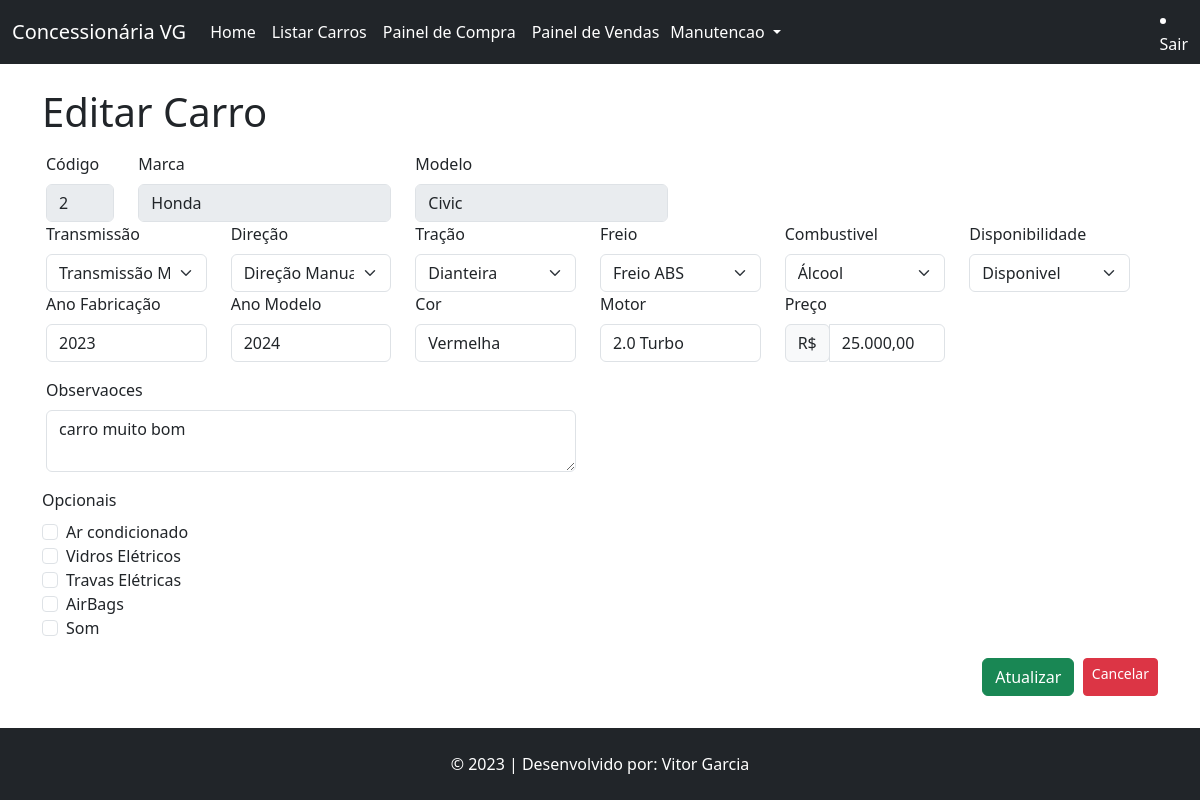
Page /carro/edicao/2 (signed in) on the earlier database version.
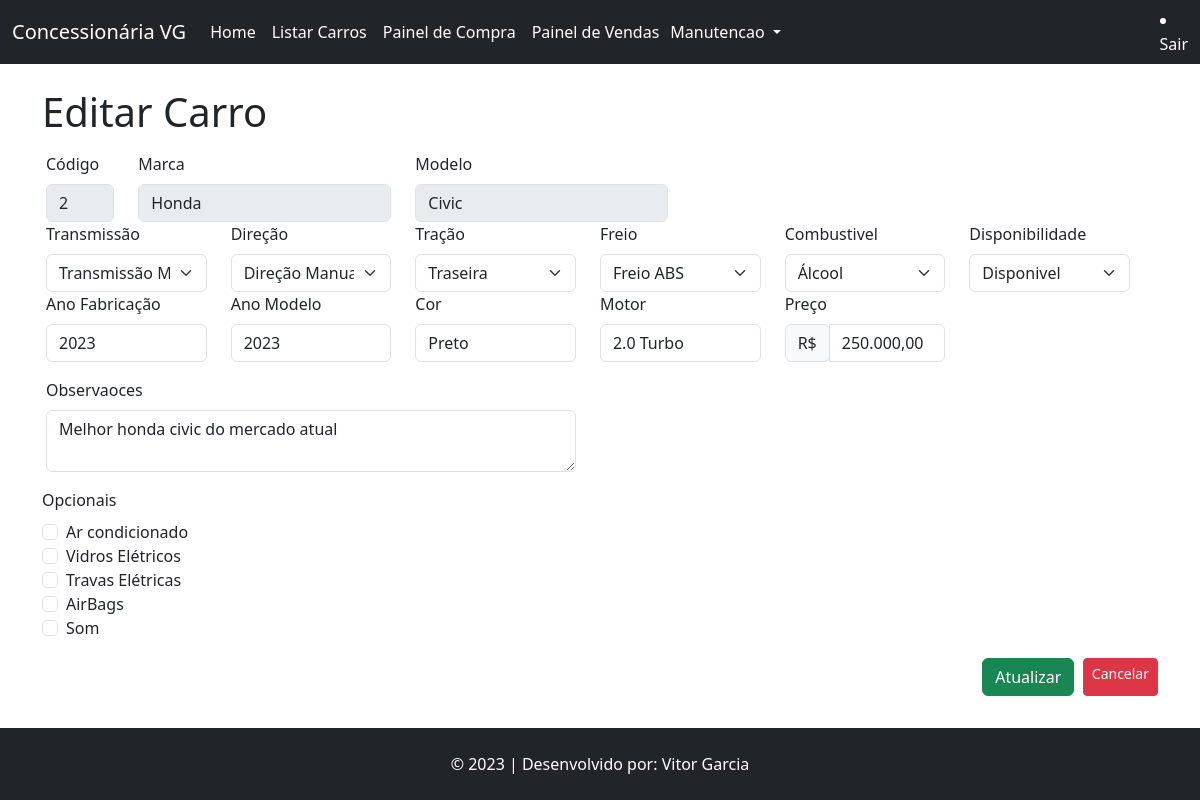
Same page on the later database version.
### tables this page shows
CREATE TABLE `marca` (
  `id` int(11) NOT NULL,
  `nome` varchar(100) NOT NULL
);

CREATE TABLE `modelo` (
  `id` int(11) NOT NULL,
  `nome` varchar(100) NOT NULL,
  `id_marca` int(11) NOT NULL
);

CREATE TABLE `carro` (
  `id` int(11) NOT NULL,
  `id_modelo` int(11) NOT NULL,
  `ano_fabricacao` year(4) NOT NULL,
  `cor` varchar(50) NOT NULL,
  `preco` decimal(10,2) NOT NULL,
  `quilometragem` int(11) NOT NULL,
  `modelo_direcao` varchar(50) NOT NULL,
  `modelo_transmissao` varchar(50) NOT NULL,
  `placa` varchar(12) NOT NULL,
  `observacoes` varchar(255) NOT NULL,
  `disponibilidade` varchar(50) NOT NULL,
  `tipo_freio` varchar(15) NOT NULL,
  `motor` varchar(15) NOT NULL,
  `tipo_combustivel` varchar(15) NOT NULL,
  `tipo_tracao` varchar(15) NOT NULL,
  `ano_modelo` year(4) NOT NULL
);

### App/Controllers/Controller.php (called while the page is built, shortened)
<?php
abstract class Controller
{
    private $viewVar;
    public function render($view)
    {
        $viewVar = $this->getViewVar();
        require_once PATH . '/App/Views/layouts/cabecalho.php';
        require_once PATH . '/App/Views/' . $view . '.php';
        require_once PATH . '/App/Views/layouts/rodape.php';
    }
    public function getViewVar()
    {
        return $this->viewVar;
    }
    public function setViewParam($varName, $varValue)
    {
        if ($varName != "" && $varValue != "") {
            $this->viewVar[$varName] = $varValue;
        }
    }
}

### App/Controllers/CarroController.php (called while the page is built, shortened)
<?php
class CarroController extends Controller
{
    public function edicao($params){
        $idCarro = $params[0];
        $carroDAO = new CarroDAO();
        $carro = $carroDAO->listar($idCarro);
        $this->render('/carro/editar');
    }
}

### index.php (called while the page is built, shortened)
<?php
try {
    $app = new App();
    $app->run();
}catch (\Exception $e){
    $oError = new Erro($e);
    $oError->render();
}

### App/Models/DAO/BaseDAO.php (called while the page is built, shortened)
<?php
abstract class BaseDAO
{
    private $conexao;
    public function __construct()
    {
        $this->conexao = Conexao::getConnection();
    }
    public function select($sql)
    {
        if (!empty($sql)) {
            return $this->conexao->query($sql);
        }
    }
}

### App/Lib/Conexao.php (called while the page is built, shortened)
<?php
class Conexao
{
    private static $connection;
    public static function getConnection()
    {
        $pdoConfig = DB_DRIVER . ":" . "host=" . DB_HOST . ";";
        $pdoConfig .= "dbname=" . DB_NAME . ";";
        try {
            if (!isset(self::$connection)) {
                self::$connection = new PDO($pdoConfig, DB_USER, DB_PASSWORD);
                self::$connection->setAttribute(PDO::ATTR_ERRMODE, PDO::ERRMODE_EXCEPTION);
            }
            return self::$connection;
        } catch (PDOException $e) {
            throw new Exception("Erro de conexão com o banco de dados", 500);
        }
    }
}

### App/Models/DAO/CarroDAO.php (called while the page is built, shortened)
<?php
class CarroDAO extends BaseDAO{
    public function listar($id = null){
        if($id){
            $resultado = $this->select(
                "SELECT * FROM carro WHERE id = $id"
            );
            return $resultado->fetchObject(Carro::class);
        } else {
            $resultado = $this->select(
                'SELECT * FROM carro'
            );
            return $resultado->fetchAll(\PDO::FETCH_CLASS, Carro::class);
        }
        return false;
    }
}
?>

### App/Models/Entidades/Carro.php (called while the page is built, shortened)
<?php
class Carro{
     private $id;
     private $ano_fabricacao;
     private $ano_modelo;
     private $cor;
     private $preco;
     private $modelo_direcao;
     private $modelo_transmissao;
     private $observacoes;
     private $disponibilidade;
     private $tipo_freio;
     private $motor;
     private $tipo_tracao;
     public function getId(){
          return $this->id;
     }
     function getAno_fabricacao(){
          return $this->ano_fabricacao;
     }
     function getAno_modelo(){
          return $this->ano_modelo;
     }
     public function getCor(){
          return $this->cor;
     }
     public function getPreco(){
          return $this->preco;
     }
     public function getModelo_direcao(){
          return $this->modelo_direcao;
     }
     public function getModelo_transmissao(){
          return $this->modelo_transmissao;
     }
     public function getObservacoes(){
          return $this->observacoes;
     }
     public function getDisponibilidade(){
          return $this->disponibilidade;
     }
     public function getTipo_freio(){
          return $this->tipo_freio;
     }
     public function getMotor(){
          return $this->motor;
     }
     public function getTipo_tracao(){
          return $this->tipo_tracao;
     }
     private $id_modelo;
     public function getId_modelo(){
          return $this->id_modelo;
     }
}
?>

### App/Models/DAO/ModeloDAO.php (called while the page is built, shortened)
<?php
class ModeloDAO extends BaseDAO{
    public function listar($id = null){
        if($id){
            $resultado = $this->select(
                "SELECT * FROM modelo WHERE id = $id"
            );
            return $resultado->fetchObject(Modelo::class);
        } else {
            $resultado = $this->select(
                'SELECT * FROM modelo'
            );
            return $resultado->fetchAll(\PDO::FETCH_CLASS, Modelo::class);
        }
        return false;
    }
}
?>

### App/Models/Entidades/Modelo.php (called while the page is built, shortened)
<?php
class Modelo{
     private $nome;
     private $id_marca;
     public function getNome(){
          return $this->nome;
     }
   function getId_marca(){
        return $this->id_marca;
   }
}
?>

### App/Models/DAO/MarcaDAO.php (called while the page is built, shortened)
<?php
class MarcaDAO extends BaseDAO{
    public function listar($id = null){
        if($id){
            $resultado = $this->select(
                "SELECT * FROM marca WHERE id = $id"
            );
            return $resultado->fetchObject(Marca::class);
        } else {
            $resultado = $this->select(
                'SELECT * FROM marca'
            );
            return $resultado->fetchAll(\PDO::FETCH_CLASS, Marca::class);
        }
        return false;
    }
}
?>

### App/Models/Entidades/Marca.php (called while the page is built, shortened)
<?php
class Marca{
     private $nome;
   function getNome(){
        return $this->nome;
   }
}
?>

### App/Views/carro/editar.php (the view, shortened to what the changed rows need)
<?php
$carro = $viewVar['carro'];
$modeloDAO = new ModeloDAO();
$modelo = $modeloDAO->listar($carro->getId_modelo());
$marcaDAO = new MarcaDAO();
$marca = $marcaDAO->listar($modelo->getId_marca());
if (isset($_SESSION['login'])) {
?>
<div class="container">
  <br>
    <h1>Editar Carro</h1>
  <br>
  <form action="http://<?php echo APP_HOST; ?>/carro/atualizar" method="post" class="row g-3">
    <div class="row">
      <div class="col-md-1">
        <label for="id" class="form-label">Código</label>
        <input type="text" class="form-control" value="<?php echo $carro->getId(); ?>" disabled>
      </div>
      <div class="col-md-3">
        <label for="inputMarca" class="form-label">Marca</label>
        <input type="text" class="form-control" id="inputMarca" value="<?php echo $marca->getNome(); ?>" disabled>
      </div>
      <div class="col-md-3">
        <label for="inputModelo" class="form-label">Modelo</label>
        <input type="text" class="form-control" id="inputModelo" value="<?php echo $modelo->getNome(); ?>" disabled>
      </div>
    </div>
    <div class="row">
        <div class="col-md-2">
          <label for="selectTransmissaos" class="form-label">Transmissão</label>
            <select class="form-select" aria-label="Selecione o Cambio" id="selectTransmissao" name="transmissao">
              <option <?php echo ($carro->getModelo_transmissao() == "Transmissão Manual" ) ? "selected" : null ; ?> value="Transmissão Manual">Transmissão Manual</option>
            </select>
        </div>
        <div class="col-md-2">
          <label for="selectDirecao" class="form-label">Direção</label>
            <select class="form-select" aria-label="Selecione a Direção" id="selectDirecao" name="direcao">
              <option <?php echo ($carro->getModelo_direcao() == "Manual" ) ? "selected" : null ; ?> value="Manual">Direção Manual</option>
            </select>
        </div>
        <div class="col-md-2">
          <label for="selectTracao" class="form-label">Tração</label>
            <select class="form-select" aria-label="Selecione a Tração" id="selectTracao" name="tracao">
              <option <?php echo ($carro->getTipo_tracao() == "Traseira" ) ? "selected" : null ; ?> value="Traseira">Traseira</option>
              <option <?php echo ($carro->getTipo_tracao() == "Dianteira" ) ? "selected" : null ; ?> value="Dianteira">Dianteira</option>
            </select>
        </div>
        <div class="col-md-2">
          <label for="selectFreio" class="form-label">Freio</label>
            <select class="form-select" aria-label="Selecione o Tipo do Freio" id="selectFreio" name="freio">
              <option <?php echo ($carro->getTipo_tracao() == "ABS" ) ? "selected" : null ; ?> value="ABS">Freio ABS</option>
            </select>
        </div>
        <div class="col-md-2">
          <label for="selectCombustivel" class="form-label">Combustivel</label>
            <select class="form-select" aria-label="Tipo do Combustivel" id="selectCombustivel" name="combustivel">
              <option <?php echo ($carro->getTipo_freio() == "Álcool" ) ? "selected" : null ; ?> value="Álcool">Álcool</option>
            </select>
        </div>
        <div class="col-md-2">
          <label for="selectDisponibilidade" class="form-label">Disponibilidade</label>
            <select class="form-select" aria-label="Disponibildiade" id="selectDisponibilidade" name="disponibilidade">
              <option <?php echo ($carro->getDisponibilidade() == "Disponível" ) ? "selected" : null ; ?> value="Disponível">Disponivel</option>
            </select>
        </div>
      </div>
    <div class="row">
      <div class="col-md-2">
        <label for="inputAno_modelo" class="form-label">Ano Fabricação</label>
        <input type="text" class="form-control" id="ano_fabricacao" name="ano_fabricacao" value="<?php echo $carro->getAno_fabricacao(); ?>">
      </div>
      <div class="col-md-2">
        <label for="inputAno_modelo" class="form-label">Ano Modelo</label>
        <input type="text" class="form-control" id="ano_modelo" name="ano_modelo" value="<?php echo $carro->getAno_modelo(); ?>">
      </div>
      <div class="col-md-2">
        <label for="inputCor" class="form-label">Cor</label>
        <input type="text" class="form-control" id="inputCor" name="cor" value="<?php echo $carro->getCor(); ?>">
      </div>
      <div class="col-md-2">
        <label for="inputMotor" class="form-label">Motor</label>
        <input type="text" class="form-control" id="inputMotor" name="motor" value="<?php echo $carro->getMotor(); ?>">
      </div>
      <div class="col-md-2">
          <label for="inputPreco" class="form-label">Preço</label>
          <div class="input-group mb-3">
              <div class="input-group-prepend">
                  <span class="input-group-text">R$</span>
              </div>
              <input type="text" class="form-control money" id="inputPreco" name="preco" value="<?php echo number_format($carro->getPreco(), 2, ',', '.'); ?>">
          </div>
      </div>
      <div class="col-md-6">
        <label for="inputObservacao" class="form-label">Observaoces</label>
        <textarea type="textarea" class="form-control" id="inputObservacao" name="observacao"><?php echo $carro->getObservacoes(); ?></textarea>
      </div>
    </div>
    <div class="col-md-12">
        <label for="inputAno" class="form-label">Opcionais</label>
        <div class="form-check">
          <input class="form-check-input position-static" type="checkbox" id="blankCheckbox" value="option1" aria-label="...">Ar condicionado
          <br>
          <input class="form-check-input position-static" type="checkbox" id="blankCheckbox" value="option1" aria-label="...">Vidros Elétricos
          <br>
          <input class="form-check-input position-static" type="checkbox" id="blankCheckbox" value="option1" aria-label="...">Travas Elétricas
          <br>
          <input class="form-check-input position-static" type="checkbox" id="blankCheckbox" value="option1" aria-label="...">AirBags
          <br>
          <input class="form-check-input position-static" type="checkbox" id="blankCheckbox" value="option1" aria-label="...">Som
        </div>
    </div>
    <div class="col-md-12 d-flex justify-content-end">
      <button type="submit" class="btn btn-success">Atualizar</button>&nbsp&nbsp
      <a href="http://<?php echo APP_HOST; ?>/carro/pesquisar" class="btn btn-danger btn-sm">Cancelar</a>
   </div>
      </form>
        <br>
</div>
<?php
    }
?>

Differences in the rows shown:
changed carro "Direção Manual": transmissao (not shown) → "Transmissão Manual"; tracao "Dianteira" → "Traseira"; disponibilidade (not shown) → "Disponivel"; ano_modelo "2024" → "2023"; cor "Vermelha" → "Preto"; preco "25.000,00" → "250.000,00"; observacao "carro muito bom" → "Melhor honda civic do mercado atual"
Other differences:
form field transmissao: "Transmissão Manual" → (not shown)
form field disponibilidade: "Disponivel" → (not shown)
